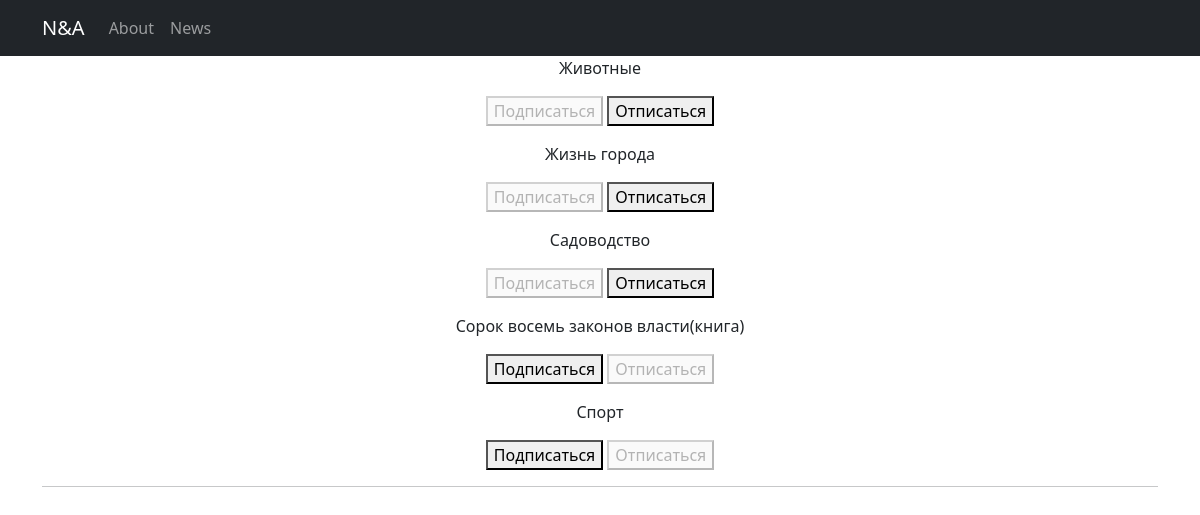
/news/subscriptions/ (signed in), run on the app's committed database.
### simpleapp/models.py (models this page shows, shortened)
class Category(models.Model):
    name = models.CharField(max_length=100, unique=True)
    subscribers = models.ManyToManyField(
        User,
        blank=True,
        related_name='categories'
    )

### simpleapp/views.py (the view, shortened to what this page needs)
# urls.py: path('subscriptions/', subscriptions, name='subscriptions')
@login_required
@csrf_protect
def subscriptions(request):
    categories_with_subscriptions = Category.objects.annotate(
        user_subscribed=Exists(
            Subscription.objects.filter(
                user=request.user,
                category=OuterRef('pk'),
            )
        )
    ).order_by('name')
    return render(
        request,
        'subscriptions.html',
        {'categories': categories_with_subscriptions},
    )

### templates/subscriptions.html (shortened to what this page needs)
{% extends 'flatpages/default.html' %}
{% block content %}
    {% for category in categories  %}
        <p>
            {{ category.name }}
            <form method="post">
                {% if category.user_subscribed %}
                    <button disabled>Подписаться</button>
                    <button name="action" value="unsubscribe">Отписаться</button>
                {% else %}
                    <button name="action" value="subscribe">Подписаться</button>
                    <button disabled>Отписаться</button>
                {% endif %}
            </form>
        </p>
    {% endfor %}
{% endblock content %}

### data on the page
Category: name "Животные", shows "Подписаться"
Category: name "Жизнь города", shows "Подписаться"
Category: name "Садоводство", shows "Подписаться"
Category: name "Сорок восемь законов власти(книга)", shows "Подписаться"
Category: name "Спорт", shows "Подписаться"
